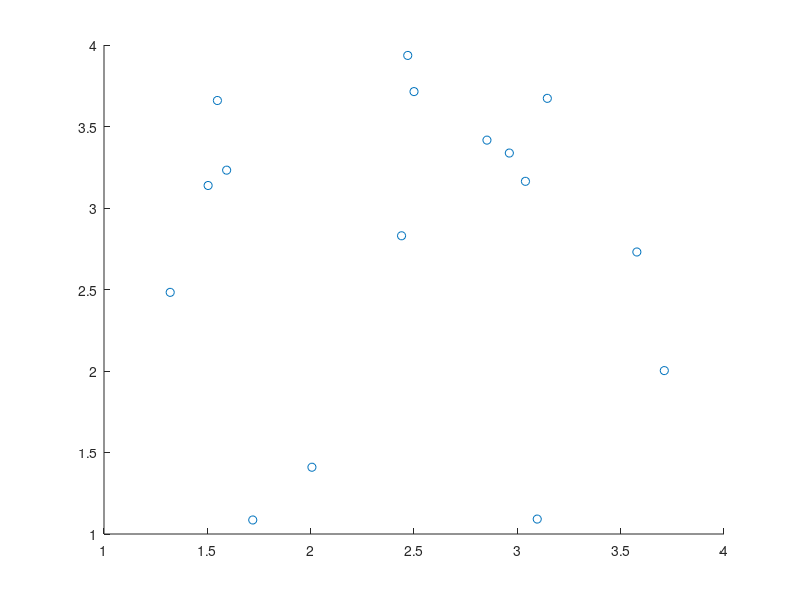

The MATLAB script that drew this image: (Note: this script raises an error after producing the figure.)
clear all
dt = 0.1;
steps = 2000;
%N = 2^4;
%{
x = zeros(N,1);
y = zeros(N,1);

iter = 0;
for i = 1:sqrt(N)
    for j = 1:sqrt(N)
        iter = iter + 1;
        x(iter) = i + rand() * .1-.05;
        y(iter) = j + rand() * (.1)-.05;
    end
end
xD = x;
yD = y;
%}

fileID = fopen('uniformData.txt','r');
formatSpec = '%f %f';
sizeA = [2 Inf];
A = fscanf(fileID,formatSpec,sizeA);
A = A';
x = A(:,1);
y = A(:,2);
xD = x;
yD = y;
N = length(x);

xmin = min(x);
xmax = max(x);
ymin = min(y);
ymax = max(y);

figure(1)
filename = 'fmm.gif';
scatter(x,y)
%xlim([0,5]);
%ylim([0,5]);
drawnow
frame = getframe(1);
im = frame2im(frame);
[imind,cm] = rgb2ind(im,256);
imwrite(imind,cm,filename,'gif', 'Loopcount',inf);

den = ones(N,1);
Vx = 0;
Vy = 0;
for i = 1:steps
    %dxx = 0;
    %dyy = 0;
    [dxx,dyy] = laplaceSLPfmm(den,x,y);
    
    Vx = Vx - dxx*dt;
    Vy = Vy - dyy*dt;

    x = x + dt*Vx;
    y = y + dt*Vy;
    
    scatter(x,y)
    %xlim([0,5]);
    %ylim([0,5]);
    drawnow
    frame = getframe(1);
    im = frame2im(frame);
    [imind,cm] = rgb2ind(im,256);
    imwrite(imind,cm,filename,'gif','WriteMode','append');
end

%Where direct starts
figure(2)
filename = 'direct.gif';
scatter(x,y)
%xlim([0,5]);
%ylim([0,5]);
drawnow
frame = getframe(1);
im = frame2im(frame);
[imind,cm] = rgb2ind(im,256);
imwrite(imind,cm,filename,'gif', 'Loopcount',inf);

VxD = 0;
VyD = 0;
for i = 1:steps
    dxxD = zeros(N,1);
    dyyD = zeros(N,1);
    for j = 1:N
        ind = [(1:j-1) (j+1:N)];
        rho2 = (xD(j) - xD(ind)).^2 + (yD(j) - yD(ind)).^2;
        dxxD(j) = sum(den(ind).*(xD(j) - xD(ind))./rho2);
        dyyD(j) = sum(den(ind).*(yD(j) - yD(ind))./rho2);
    end
    dxxD = dxxD/2/pi;
    dyyD = dyyD/2/pi;
    
    VxD = VxD - dxxD*dt;
    VyD = VyD - dyyD*dt;

    xD = xD + dt*VxD;
    yD = yD + dt*VyD;
    
    scatter(xD,yD)
    %xlim([0,5]);
    %ylim([0,5]);
    drawnow
    frame = getframe(1);
    im = frame2im(frame);
    [imind,cm] = rgb2ind(im,256);
    imwrite(imind,cm,filename,'gif','WriteMode','append');
end

error = [abs(x-xD) abs(y-yD)];
norm(error,inf)

